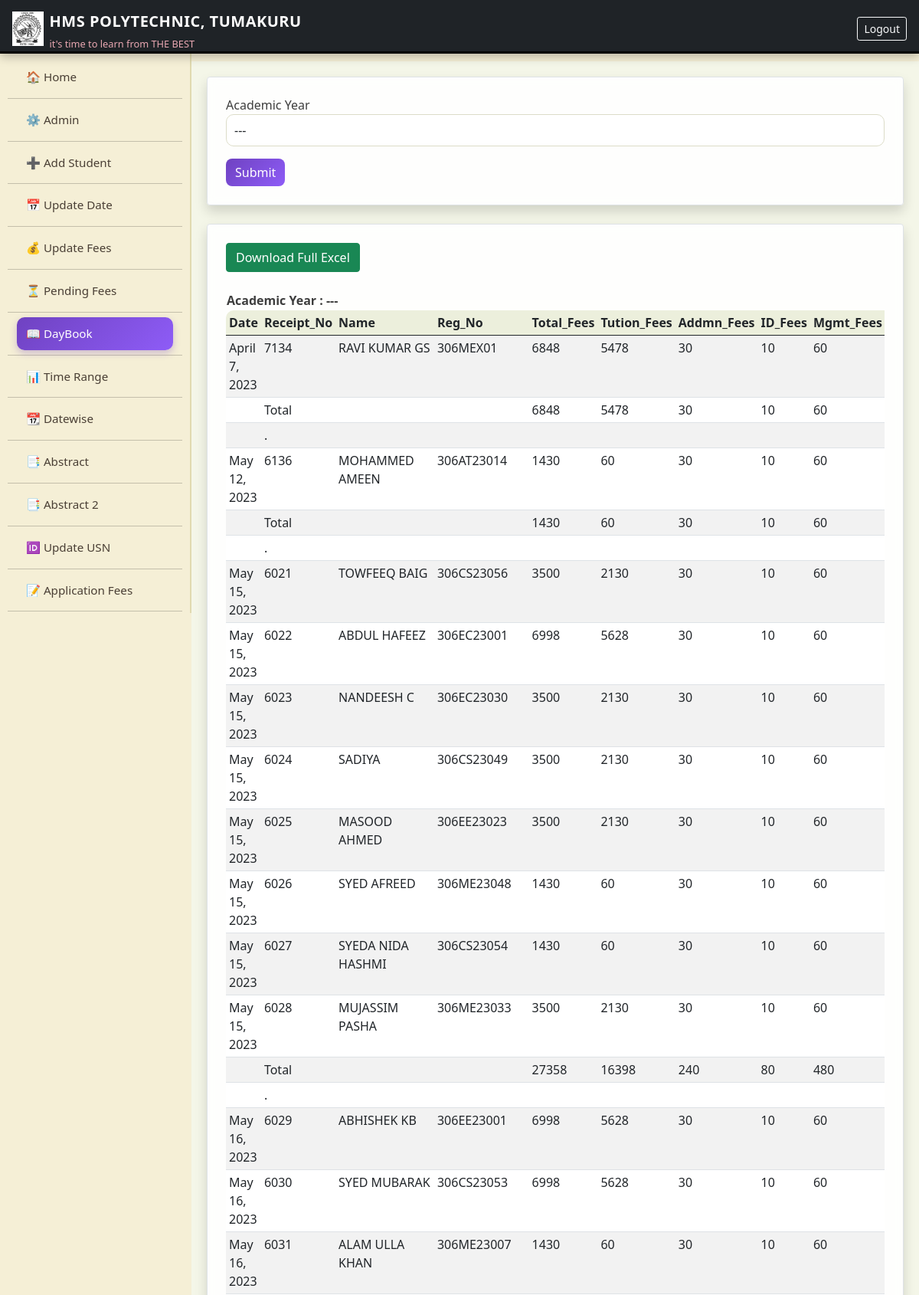
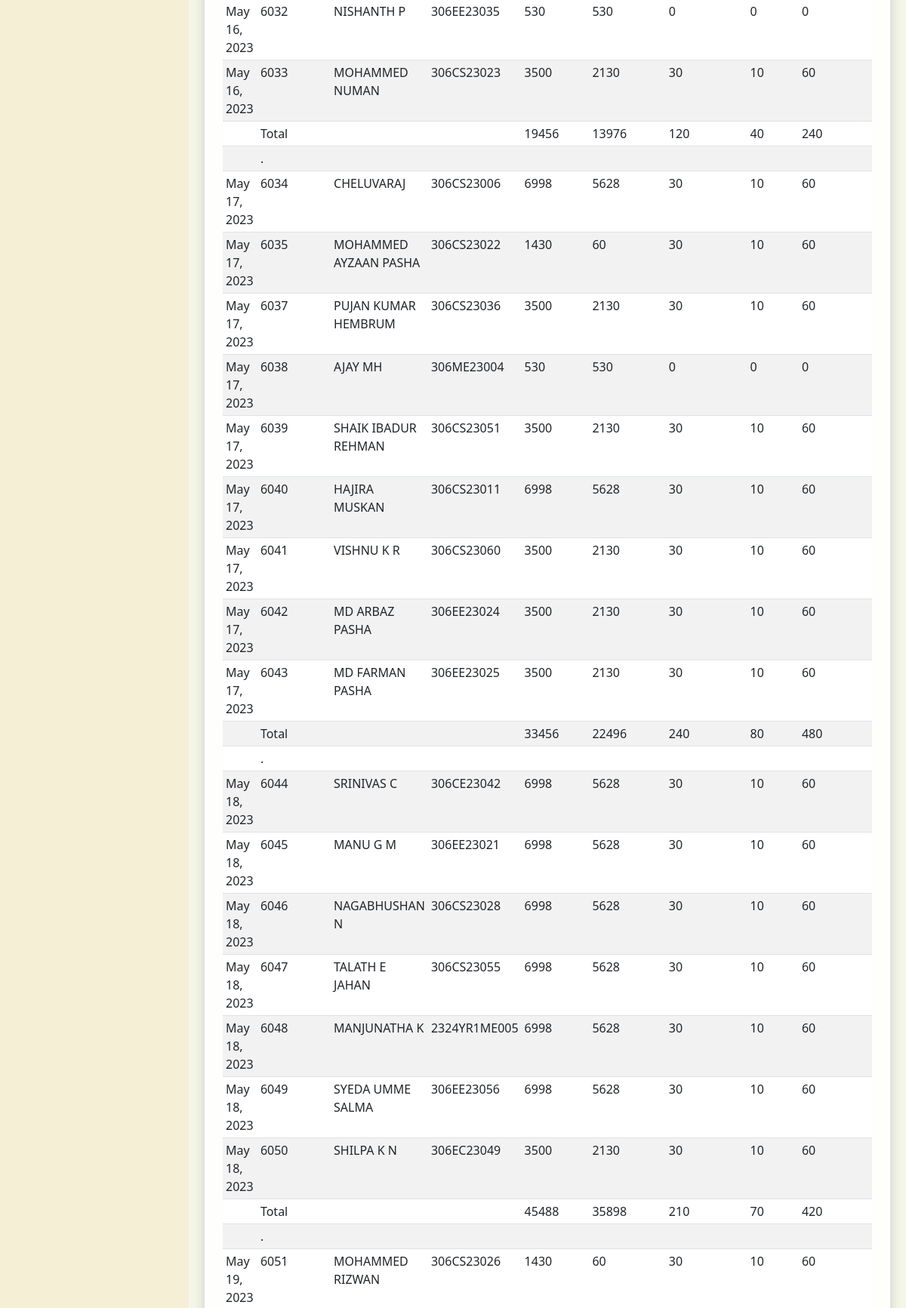
The app's page /history (signed in, upper part) with its own data (2 pictures, top to bottom).
### accounts/models.py (models this page shows, shortened)
class History(models.Model):
    fees_receipt_no=models.CharField(primary_key=True,max_length=10)
    student=models.ForeignKey(Student,on_delete=models.CASCADE)
    year=models.IntegerField(default=0)
    academic_year=models.CharField(max_length=7)
    total_fees=models.IntegerField(default=0)
    tution_fees=models.IntegerField(default=0)
    admission_fees=models.IntegerField(default=0)
    id_fees=models.IntegerField(default=0)
    management_fees=models.IntegerField(default=0)
    lib_fees=models.IntegerField(default=0)
    assn_fees=models.IntegerField(default=0)
    rr_fees=models.IntegerField(default=0)
    swf_fees=models.IntegerField(default=0)
    twf_fees=models.IntegerField(default=0)
    lab_fees=models.IntegerField(default=0)
    sp_fees=models.IntegerField(default=0)
    nss_fees=models.IntegerField(default=0)
    dev_fees=models.IntegerField(default=0)
    red_cross_fees = models.IntegerField(default=0)
    date=models.DateField()

class Student(models.Model):
    roll_no=models.CharField(max_length=15,primary_key=True)
    roll_no2=models.CharField(max_length=15,unique=True,null=True)
    admission_year=models.IntegerField(default=2023)
    name=models.CharField(max_length=30)
    gender=models.CharField(max_length=2,default="M",choices=(('M','M'),('F','F')))
    dep=models.CharField(max_length=20,choices=department_choices)
    category=models.CharField(max_length=20,choices=category_choices,default="Others")
    sub_category=models.CharField(max_length=20,choices=sub_category_choices,default="--")
    student_phone_number=models.CharField(max_length=20,default="12345")
    parent_name=models.CharField(max_length=30,default="abcde")
    parent_phone_number=models.CharField(max_length=20,default="12345")
    student_image=models.FileField(default="default.jpg")
    application_number=models.CharField(max_length=20,default="000000000")
    cancel_admission=models.BooleanField(default=False)
    year_completed=models.IntegerField(default=0)
    merit_no = models.CharField(max_length=20, default="NA")
    Is_lateral = models.BooleanField(default=False)

### accounts/views.py (the view)
# urls.py: path('history',views.history,name="history"),
@login_required
def history(request):
    academic_year = request.GET.get('academic_year') or '---'
    qs = History.objects.select_related('student')
    if academic_year != '---':
        qs = qs.filter(academic_year=academic_year)
    qs = qs.order_by('date', 'fees_receipt_no')
    grand_totals = {
        'tution_fees': 0,
        'admission_fees': 0,
        'id_fees': 0,
        'management_fees': 0,
        'lib_fees': 0,
        'assn_fees': 0,
        'rr_fees': 0,
        'swf_fees': 0,
        'twf_fees': 0,
        'lab_fees': 0,
        'sp_fees': 0,
        'nss_fees': 0,
        'dev_fees': 0,
        'red_cross_fees' : 0,
        'total_fees': 0,
    }
    for obj in qs:
        for k in grand_totals:
            grand_totals[k] += getattr(obj, k) or 0
    paginator = Paginator(qs, 50)
    page_number = request.GET.get('page')
    page_obj = paginator.get_page(page_number)
    day_list2 = []
    prev_date = None
    totals = None
    def reset_totals(obj):
        return {
            'tution_fees': obj.tution_fees or 0,
            'admission_fees': obj.admission_fees or 0,
            'id_fees': obj.id_fees or 0,
            'management_fees': obj.management_fees or 0,
            'lib_fees': obj.lib_fees or 0,
            'assn_fees': obj.assn_fees or 0,
            'rr_fees': obj.rr_fees or 0,
            'swf_fees': obj.swf_fees or 0,
            'twf_fees': obj.twf_fees or 0,
            'lab_fees': obj.lab_fees or 0,
            'sp_fees': obj.sp_fees or 0,
            'nss_fees': obj.nss_fees or 0,
            'red_cross_fees' : obj.red_cross_fees or 0,
            'dev_fees': obj.dev_fees or 0,
            'total_fees': obj.total_fees or 0,
        }
    for i in page_obj:
        if prev_date is None:
            totals = reset_totals(i)
            prev_date = i.date
            day_list2.append(i)
            continue
        if i.date == prev_date:
            for k in totals:
                totals[k] += getattr(i, k) or 0
        else:
            day_list2.append(History(
                fees_receipt_no='Total',
                student=None,
                date='',
                **totals
            ))
            day_list2.append(empty_row())
            totals = reset_totals(i)
            prev_date = i.date
        day_list2.append(i)
    if page_obj:
        day_list2.append(History(
            fees_receipt_no='Total',
            student=None,
            date='',
            **totals
        ))
        day_list2.append(empty_row())
    params = request.GET.copy()
    params.pop('page', None)
    context = {
        'query_params': params.urlencode(),
        'day_list': day_list2,
        'page_obj': page_obj,
        'year_list': Academic_Year.objects.all().order_by('-academic_year'),
        'academic_year': academic_year,
        'grand_totals': grand_totals   # ✅ ADD THIS
    }
    return render(request, 'history.html', context)

### accounts/views.py (called while the page is built)
def empty_row():
        return History(
            fees_receipt_no='.',student=None,year=' ',tution_fees='  ',
                                admission_fees= '  ',id_fees= '  ',management_fees=' ',lib_fees=' ',assn_fees=' ',
                                rr_fees=' ',swf_fees=' ',twf_fees=' ',
                                lab_fees=' ',sp_fees=' ',nss_fees=' ',dev_fees=' '
                                ,date= '  ',red_cross_fees=' ',total_fees=" ")

### templates/history.html (shortened to what this page needs)
{% extends "base.html" %}
{% load static %}
{% load accounts_extras %}
{% block content %}
<form class="shadow border rounded p-4 bg-light" method="get">
  <div class="mb-3">
    <label>Academic Year</label>
    <select class="form-control" name="academic_year">
      <option value="---">---</option>
    </select>
  </div>
  <button type="submit" class="btn btn-primary">Submit</button>
</form>
<br>
<div class="shadow border rounded p-4 bg-light">
{% if day_list %}
<div class="table-responsive">
  <a href="{% url 'export_history_excel' %}?{{ request.GET.urlencode }}"
     class="btn btn-success">
     Download Full Excel
  </a>
  <br><br>
  <table>
    <tr>
      <th>Academic Year : {{ academic_year }}</th>
    </tr>
  </table>
  <table class="table table-striped table-sm">
    <thead>
      <tr>
        <th>Date</th>
        <th>Receipt_No</th>
        <th>Name</th>
        <th>Reg_No</th>
        <th>Total_Fees</th>
        <th>Tution_Fees</th>
        <th>Addmn_Fees</th>
        <th>ID_Fees</th>
        <th>Mgmt_Fees</th>
      </tr>
    </thead>
    <tbody>
      {% for file in day_list %}
      <tr>
        <td>{{ file.date }}</td>
        <td>{{ file.fees_receipt_no }}</td>
        <td>{{ file.student.name }}</td>
        <td>{{ file.student.roll_no2 }}</td>
        <td>{{ file.total_fees }}</td>
        <td>{{ file.tution_fees }}</td>
        <td>{{ file.admission_fees }}</td>
        <td>{{ file.id_fees }}</td>
        <td>{{ file.management_fees }}</td>
      </tr>
      {% endfor %}
    </tbody>
  </table>
{% else %}
  <div class="fs-4">No records found</div>
{% endif %}
</div>
{% endblock %}

### templates/base.html (style rules this page uses)
body { background-color: #f5efd6 !important; color: #3e3e3e; font-family: 'Segoe UI', Tahoma, sans-serif; }
.card, .bg-light { background: rgba(255,255,255,0.9) !important; backdrop-filter: blur(6px); border: 1px solid rgba(0,0,0,0.08); border-radius: 16px; box-shadow: 0 6px 18px rgba(0,0,0,0.08), 0 2px 4px rgba(0,0,0,0.05); }
.table { background-color: #ffffff !important; border-radius: 10px; overflow: hidden; }
.table thead { background-color: #ecefdc !important; }
.form-control, .form-select { background-color: #ffffff !important; border: 1px solid #dcdcc8; border-radius: 10px; padding: 8px 10px; }
.btn-primary { background: linear-gradient(135deg, #6f42c1, #8e5cf7); border: none; border-radius: 8px; font-weight: 500; }
.btn-success { background-color: #198754; }

### records on screen
History: date "April 7, 2023", fees_receipt_no "7134", student.name "RAVI KUMAR GS", student.roll_no2 "306MEX01", total_fees "6848", tution_fees "5478", admission_fees "30", id_fees "10", management_fees "60"
History: date "May 12, 2023", fees_receipt_no "6136", student.name "MOHAMMED AMEEN", student.roll_no2 "306AT23014", total_fees "1430", tution_fees "60", admission_fees "30", id_fees "10", management_fees "60"
History: date "May 15, 2023", fees_receipt_no "6021", student.name "TOWFEEQ BAIG", student.roll_no2 "306CS23056", total_fees "3500", tution_fees "2130", admission_fees "30", id_fees "10", management_fees "60"
History: date "May 15, 2023", fees_receipt_no "6022", student.name "ABDUL HAFEEZ", student.roll_no2 "306EC23001", total_fees "6998", tution_fees "5628", admission_fees "30", id_fees "10", management_fees "60"
History: date "May 15, 2023", fees_receipt_no "6023", student.name "NANDEESH C", student.roll_no2 "306EC23030", total_fees "3500", tution_fees "2130", admission_fees "30", id_fees "10", management_fees "60"
History: date "May 15, 2023", fees_receipt_no "6024", student.name "SADIYA", student.roll_no2 "306CS23049", total_fees "3500", tution_fees "2130", admission_fees "30", id_fees "10", management_fees "60"
History: date "May 15, 2023", fees_receipt_no "6025", student.name "MASOOD AHMED", student.roll_no2 "306EE23023", total_fees "3500", tution_fees "2130", admission_fees "30", id_fees "10", management_fees "60"
History: date "May 15, 2023", fees_receipt_no "6026", student.name "SYED AFREED", student.roll_no2 "306ME23048", total_fees "1430", tution_fees "60", admission_fees "30", id_fees "10", management_fees "60"
History: date "May 15, 2023", fees_receipt_no "6027", student.name "SYEDA NIDA HASHMI", student.roll_no2 "306CS23054", total_fees "1430", tution_fees "60", admission_fees "30", id_fees "10", management_fees "60"
History: date "May 15, 2023", fees_receipt_no "6028", student.name "MUJASSIM PASHA", student.roll_no2 "306ME23033", total_fees "3500", tution_fees "2130", admission_fees "30", id_fees "10", management_fees "60"
History: date "May 16, 2023", fees_receipt_no "6029", student.name "ABHISHEK KB", student.roll_no2 "306EE23001", total_fees "6998", tution_fees "5628", admission_fees "30", id_fees "10", management_fees "60"
History: date "May 16, 2023", fees_receipt_no "6030", student.name "SYED MUBARAK", student.roll_no2 "306CS23053", total_fees "6998", tution_fees "5628", admission_fees "30", id_fees "10", management_fees "60"
History: date "May 16, 2023", fees_receipt_no "6031", student.name "ALAM ULLA KHAN", student.roll_no2 "306ME23007", total_fees "1430", tution_fees "60", admission_fees "30", id_fees "10", management_fees "60"
History: date "May 16, 2023", fees_receipt_no "6032", student.name "NISHANTH P", student.roll_no2 "306EE23035", total_fees "530", tution_fees "530", admission_fees "0", id_fees "0", management_fees "0"
History: date "May 16, 2023", fees_receipt_no "6033", student.name "MOHAMMED NUMAN", student.roll_no2 "306CS23023", total_fees "3500", tution_fees "2130", admission_fees "30", id_fees "10", management_fees "60"
History: date "May 17, 2023", fees_receipt_no "6034", student.name "CHELUVARAJ", student.roll_no2 "306CS23006", total_fees "6998", tution_fees "5628", admission_fees "30", id_fees "10", management_fees "60"
History: date "May 17, 2023", fees_receipt_no "6035", student.name "MOHAMMED AYZAAN PASHA", student.roll_no2 "306CS23022", total_fees "1430", tution_fees "60", admission_fees "30", id_fees "10", management_fees "60"
History: date "May 17, 2023", fees_receipt_no "6037", student.name "PUJAN KUMAR HEMBRUM", student.roll_no2 "306CS23036", total_fees "3500", tution_fees "2130", admission_fees "30", id_fees "10", management_fees "60"
History: date "May 17, 2023", fees_receipt_no "6038", student.name "AJAY MH", student.roll_no2 "306ME23004", total_fees "530", tution_fees "530", admission_fees "0", id_fees "0", management_fees "0"
History: date "May 17, 2023", fees_receipt_no "6039", student.name "SHAIK IBADUR REHMAN", student.roll_no2 "306CS23051", total_fees "3500", tution_fees "2130", admission_fees "30", id_fees "10", management_fees "60"
History: date "May 17, 2023", fees_receipt_no "6040", student.name "HAJIRA MUSKAN", student.roll_no2 "306CS23011", total_fees "6998", tution_fees "5628", admission_fees "30", id_fees "10", management_fees "60"
History: date "May 17, 2023", fees_receipt_no "6041", student.name "VISHNU K R", student.roll_no2 "306CS23060", total_fees "3500", tution_fees "2130", admission_fees "30", id_fees "10", management_fees "60"
History: date "May 17, 2023", fees_receipt_no "6042", student.name "MD ARBAZ PASHA", student.roll_no2 "306EE23024", total_fees "3500", tution_fees "2130", admission_fees "30", id_fees "10", management_fees "60"
History: date "May 17, 2023", fees_receipt_no "6043", student.name "MD FARMAN PASHA", student.roll_no2 "306EE23025", total_fees "3500", tution_fees "2130", admission_fees "30", id_fees "10", management_fees "60"
History: date "May 18, 2023", fees_receipt_no "6044", student.name "SRINIVAS C", student.roll_no2 "306CE23042", total_fees "6998", tution_fees "5628", admission_fees "30", id_fees "10", management_fees "60"
History: date "May 18, 2023", fees_receipt_no "6045", student.name "MANU G M", student.roll_no2 "306EE23021", total_fees "6998", tution_fees "5628", admission_fees "30", id_fees "10", management_fees "60"
History: date "May 18, 2023", fees_receipt_no "6046", student.name "NAGABHUSHAN N", student.roll_no2 "306CS23028", total_fees "6998", tution_fees "5628", admission_fees "30", id_fees "10", management_fees "60"
History: date "May 18, 2023", fees_receipt_no "6047", student.name "TALATH E JAHAN", student.roll_no2 "306CS23055", total_fees "6998", tution_fees "5628", admission_fees "30", id_fees "10", management_fees "60"
History: date "May 18, 2023", fees_receipt_no "6048", student.name "MANJUNATHA K", student.roll_no2 "2324YR1ME005", total_fees "6998", tution_fees "5628", admission_fees "30", id_fees "10", management_fees "60"
History: date "May 18, 2023", fees_receipt_no "6049", student.name "SYEDA UMME SALMA", student.roll_no2 "306EE23056", total_fees "6998", tution_fees "5628", admission_fees "30", id_fees "10", management_fees "60"
History: date "May 18, 2023", fees_receipt_no "6050", student.name "SHILPA K N", student.roll_no2 "306EC23049", total_fees "3500", tution_fees "2130", admission_fees "30", id_fees "10", management_fees "60"
History: date "May 19, 2023", fees_receipt_no "6051", student.name "MOHAMMED RIZWAN", student.roll_no2 "306CS23026", total_fees "1430", tution_fees "60", admission_fees "30", id_fees "10", management_fees "60"

### other values on screen
{{ academic_year }} "---"
